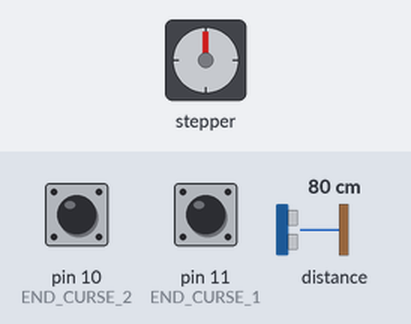
This program was run on a simulated Arduino Uno, built with avr-gcc and run on an emulated ATmega328P. Parts: stepper motor. Wiring (inferred from the names in the program): stepper motor driver (200 steps per turn assumed): step pin 2; direction pin 5. Inputs (shaded band) come from the test bench; at power-on: pin 10 (END_CURSE_2) HIGH, pin 11 (END_CURSE_1) HIGH, distance to the obstacle 80 cm. What the program prints to the serial monitor is not drawn.

Above: at 1.28 s.
1.3 s: pin 10 (END_CURSE_2) pulled LOW for 3.2 s
At 2.08 s:
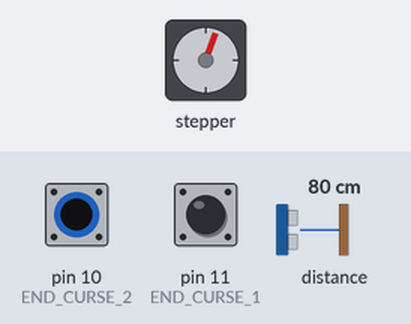
6.0 s: pin 10 (END_CURSE_2) pulled LOW for 1 s
At 6.03 s:
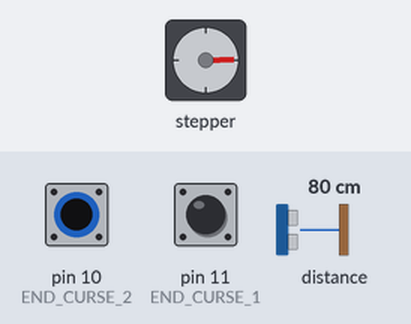
9.0 s: pin 10 (END_CURSE_2) pulled LOW for 3.2 s
At 9.04 s:
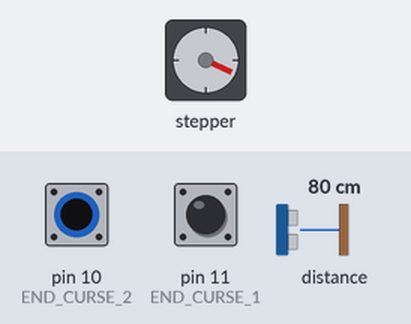
13.7 s: pin 10 (END_CURSE_2) pulled LOW for 0.15 s
16.7 s: pin 10 (END_CURSE_2) pulled LOW for 1 s
Timing chart, 0 to 23.7 s (numbered marks = the images above; inputs shaded):
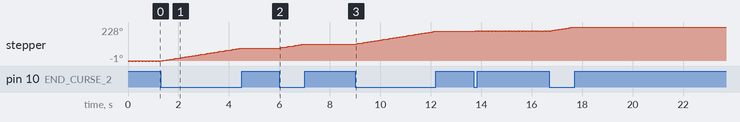

The program:

main.cpp
```cpp
#include "header.h"

int force = 90;
int force_ = 80;
int count;

Adafruit_VL53L0X sensor = Adafruit_VL53L0X();

void motor(int velocity, Adafruit_VL53L0X sensor)
{
  int _velocity = constrain(velocity, -100, 100);
  digitalWrite(DIR, (_velocity > 0));

  int temp = map(abs(_velocity), 0, 100, 1000, 50);

  if (temp < 1000)
  {
    digitalWrite(PULSE, 1);
    read_sensor(sensor);
    // delayMicroseconds(temp);
    digitalWrite(PULSE, 0);
    read_sensor(sensor);
    // delayMicroseconds(temp);
  }
}

void setup()
{
  Serial.begin(9600);
  pinMode(PULSE, OUTPUT);
  pinMode(DIR, OUTPUT);
  pinMode(END_CURSE_1, INPUT_PULLUP);
  pinMode(END_CURSE_2, INPUT_PULLUP);
  if (!sensor.begin()) {
    Serial.println(F("Failed to boot VL53L0X"));
    while(1);
  }
  // set_home();
}

void loop()
{
  //force = scanSerial(force);
  // Serial.println(force_);

  // if(force != force_){
  //   force_ = force;
  // }
  // Serial.print(digitalRead(END_CURSE_1));
  // Serial.print(" ");
  // Serial.print(digitalRead(END_CURSE_2));
  // Serial.print(" ");
  //Serial.println(force);
  //delay(500);

  // if(digitalRead(END_CURSE_1)){
  //     digitalWrite(PULSE, 0);
  //     motor(10);
  //     delay(1000);
  // }
  // else if(digitalRead(END_CURSE_2)){
  //     digitalWrite(PULSE, 0);
  //     motor(-10);
  //     delay(1000);
  // }
  if(digitalRead(END_CURSE_1) && force_ < 0){
    motor(0, sensor);
    force_ = (-1) * force_;
  }
  else if(digitalRead(END_CURSE_2) && force_ > 0){
    motor(0, sensor);
    force_ = (-1) * force_;
  }
  motor(force_, sensor);
}
```

header.h
```cpp
#include "Arduino.h"
#include "Wire.h"
#include "Adafruit_VL53L0X.h"

#define PULSE 2
#define DIR 5
#define END_CURSE_1 11
#define END_CURSE_2 10

int scanSerial(int safety);

void moto(int velocity);

void read_sensor(Adafruit_VL53L0X sensor);

void set_home();
```

trail.cpp
```cpp
#include "header.h"

int scanSerial(int safety)
{
  while (Serial.available() > 0)
  {
    static uint8_t index;
    static char input[4];
    char character = Serial.read();

    if (character != '\n' && index < 5)
    {
      input[index++] = character;
    }
    else
    {
      input[index] = '\0';
      index = 0;
      return atoi(input);
    }
  }
  return safety;
}


void moto(int velocity)
{
  int _velocity = constrain(velocity, -100, 100);
  digitalWrite(DIR, (_velocity > 0));

  int temp = map(abs(_velocity), 0, 100, 1000, 50);

  if (temp < 1000)
  {
    digitalWrite(PULSE, 1);
    delayMicroseconds(temp);
    digitalWrite(PULSE, 0);
    delayMicroseconds(temp);
  }
}

void read_sensor(Adafruit_VL53L0X sensor){
  VL53L0X_RangingMeasurementData_t measure;

  sensor.rangingTest(&measure, false);
  if (measure.RangeStatus != 4) {
    Serial.print("Distance (mm): "); Serial.println(measure.RangeMilliMeter);
  }
  else {
    Serial.println(" out of range ");
  }
}

void set_home(){
  while (digitalRead(END_CURSE_1) != 1)
  {
    moto(-10);
  }
  // for (size_t i = 0; i < 100; i++)
  // {
  //   moto(10);
  // }
  // while (digitalRead(END_CURSE_1) != 1)
  // {
  //   moto(-1);
  // }
  moto(0);
  delay(500);
}
```
